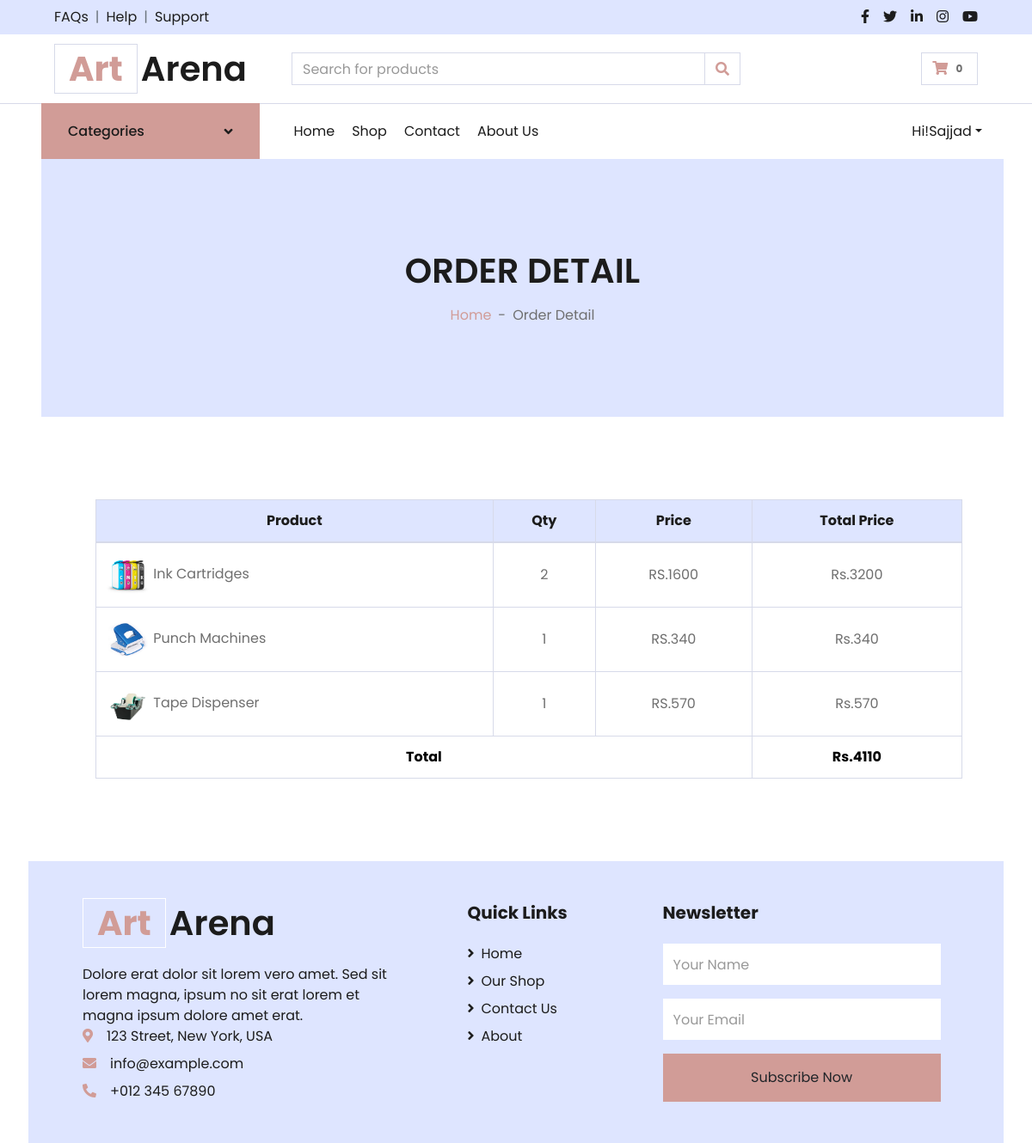
The page /orders_detail.php?id=40 (signed in) on the database its author committed.
### tables this page shows
CREATE TABLE `orders_detail` (
  `Id` int(11) NOT NULL,
  `Order_Id` int(11) NOT NULL,
  `Product_Id` int(11) NOT NULL,
  `Qty` int(11) NOT NULL,
  `Price` float NOT NULL
);

CREATE TABLE `product` (
  `Id` int(11) NOT NULL,
  `Category_Id` int(11) NOT NULL,
  `Image` varchar(255) NOT NULL,
  `Name` varchar(255) NOT NULL,
  `Price` float NOT NULL,
  `Qty` int(11) NOT NULL,
  `Description` varchar(5000) NOT NULL,
  `Short_Description` varchar(2000) NOT NULL,
  `Status` tinyint(4) NOT NULL
);

### functions.php (called while the page is built, shortened)
<?php
function get_safe_value($con,$str){
    if($str!=''){
        $str = trim($str);
        return mysqli_real_escape_string($con,$str);
    }
}
?>

### orders_detail.php (the view, shortened to what this page needs)
<?php
include "top.php";
$order_id=get_safe_value($con,$_GET['id']);
?>
<div class="container-fluid bg-secondary mb-5">
        <div class="d-flex flex-column align-items-center justify-content-center" style="min-height: 300px">
            <h1 class="font-weight-semi-bold text-uppercase mb-3">Order Detail</h1>
            <div class="d-inline-flex">
                <p class="m-0"><a href="">Home</a></p>
                <p class="m-0 px-2">-</p>
                <p class="m-0">Order Detail</p>
            </div>
        </div>
    </div>
    <div class="container-fluid pt-5">
        <div class="row px-xl-5">
            <div class="col-lg-12 table-responsive mb-5">
                <table class="table table-bordered text-center mb-0">
                    <thead class="bg-secondary text-dark">
                        <tr>
                            <th>Product</th>
                            <th>Qty</th>
                            <th>Price</th>
                            <th>Total Price</th>
                        </tr>
                    </thead>
                    <tbody class="align-middle">
                    <?php
                        $uid=$_SESSION['USER_ID'];
                        $res=mysqli_query($con,"select distinct(orders_detail.Id), orders_detail.*,product.Image,product.Name from orders_detail,product,orders where orders_detail.Order_Id='$order_id' and orders.User_Id='$uid' and product.Id=orders_detail.Product_Id");
                        $total_price=0;
                        while($row=mysqli_fetch_assoc($res)){
                            $total_price=$total_price+($row['Qty']*$row['Price'])
                    ?>
                        <tr>
                            <td class="align-middle" style="text-align: left;"><img src="./image/<?= $row['Image'] ?>" height="50" width="50" alt=""> <?= $row['Name'] ?></td>
                            <td class="align-middle"><?= $row['Qty'] ?></td>
                            <td class="align-middle">RS.<?= $row['Price'] ?></td>
                            <td class="align-middle">Rs.<?= $row['Qty']*$row['Price'] ?></td>
                        </tr>
                        <?php
                        }
                        ?>
                        <tr>
                            <td style="color:black" class="align-middle" colspan="3"><b>Total</b></td>
                            <td style="color:black"><b>Rs.<?= $total_price ?></b></td>
                        </tr>
                    </tbody>
                </table>
            </div>
        </div>
    </div>
<?php
include "footer.php";
?>

### rows shown on the page
orders_detail: Product_Id.Image (picture), Product_Id.Name "Ink Cartridges", Qty "2", Price "1600", $row['Qty']*$row['Price'] "3200"
orders_detail: Product_Id.Image (picture), Product_Id.Name "Punch Machines", Qty "1", Price "340", $row['Qty']*$row['Price'] "340"
orders_detail: Product_Id.Image (picture), Product_Id.Name "Tape Dispenser", Qty "1", Price "570", $row['Qty']*$row['Price'] "570"

### other values the page prints
$totalProduct "0"
$_SESSION['USER_NAME'] "Sajjad"
$total_price "4110"
